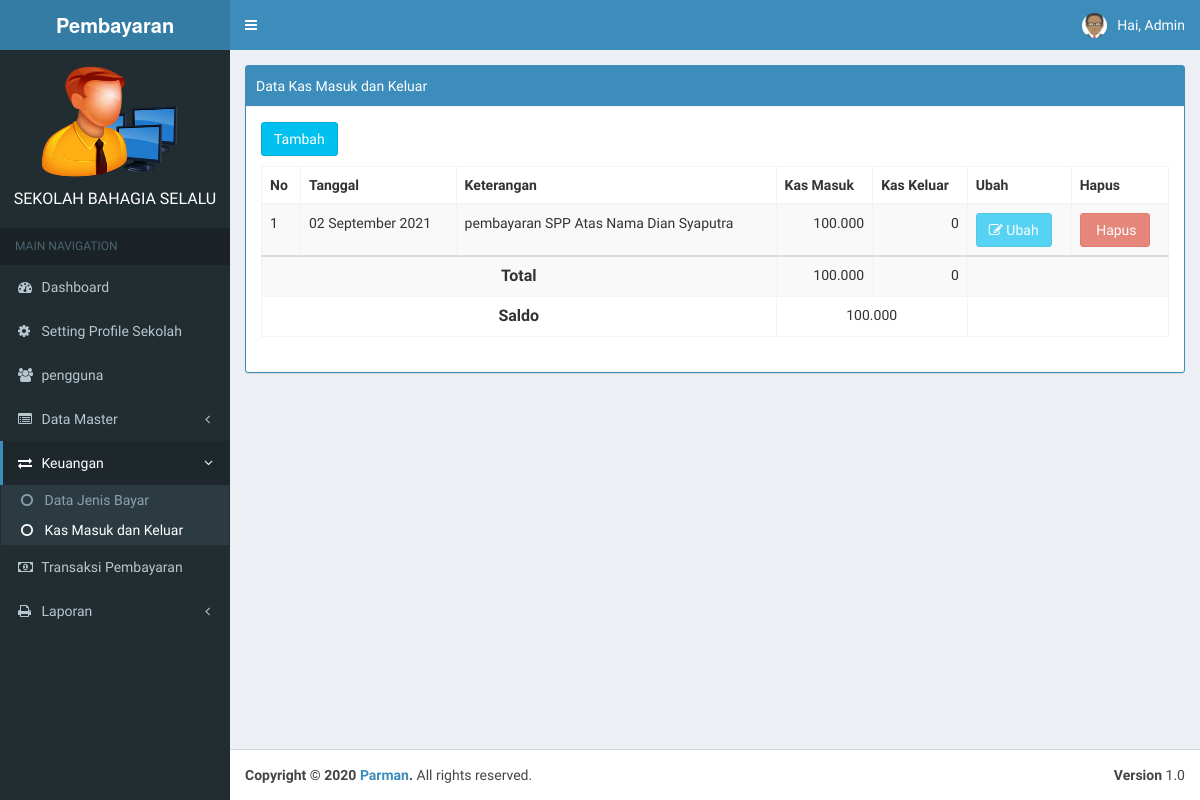
Page /index.php?page=kas (signed in) on the earlier database version.
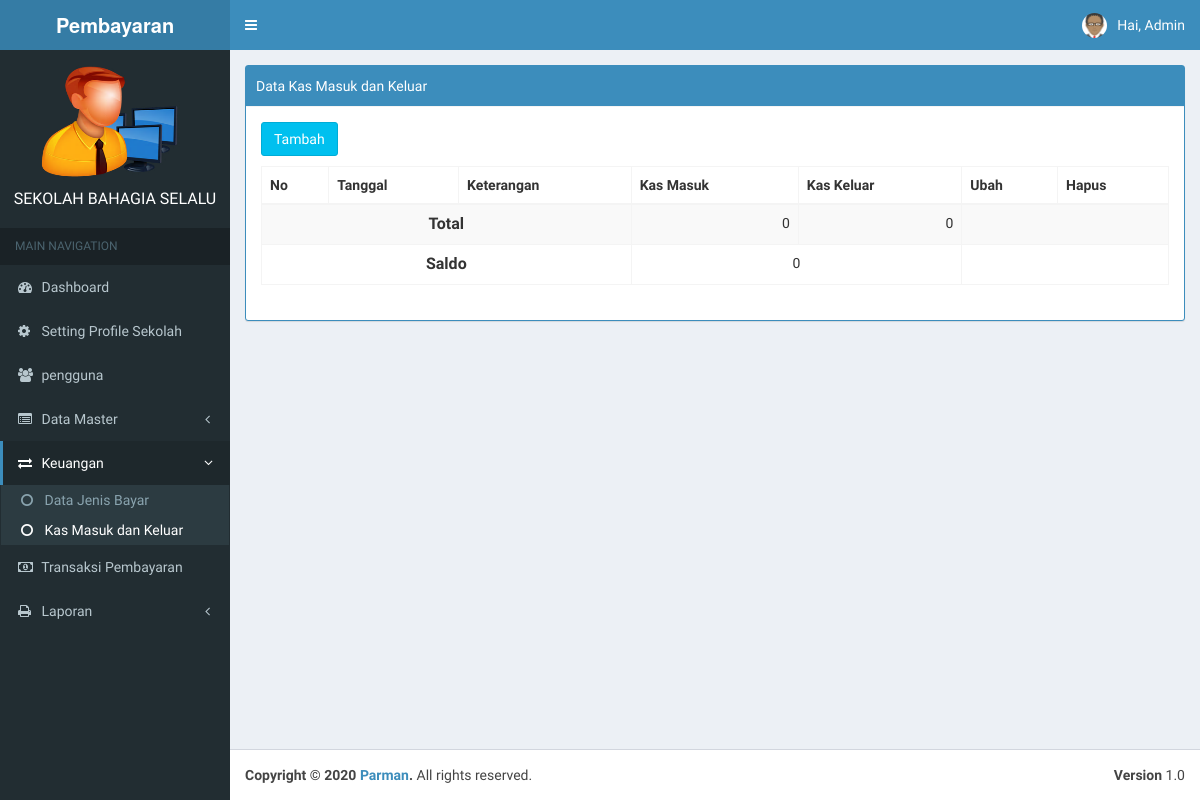
Same page on the later database version.
### tables this page shows
CREATE TABLE `tb_kas` (
  `id_kas` int(11) NOT NULL AUTO_INCREMENT,
  `id_transaksi` int(11) NOT NULL,
  `tgl_kas` date NOT NULL,
  `keterangan` varchar(255) NOT NULL,
  `penerimaan` int(11) NOT NULL,
  `pengeluaran` int(11) NOT NULL,
  `jenis_kas` varchar(15) NOT NULL,
  `status` int(11) NOT NULL,
  PRIMARY KEY (`id_kas`)
);

### index.php (the view, shortened to what the changed rows need)
<?php
          function tglIndonesia2($str){
             $tr   = trim($str);
             $str    = str_replace(array('Sun', 'Mon', 'Tue', 'Wed', 'Thu', 'Fri', 'Sat', 'January', 'February', 'March', 'April', 'May', 'June', 'July', 'August', 'September', 'October', 'November', 'December'), array('Minggu', 'Senin', 'Selasa', 'Rabu', 'Kamis', 'Jum\'at', 'Sabtu', 'Januari', 'Februari', 'Maret', 'April', 'Mei', 'Juni', 'Juli', 'Agustus', 'September', 'Oktober', 'November', 'Desember'), $tr);
             return $str;
         }
 if ($_SESSION['admin'] || $_SESSION['user']) {
?>
<!DOCTYPE html>
<html>
<head>
  <link rel="stylesheet" href="bootstrap/css/bootstrap.min.css">
  <link rel="stylesheet" href="https://cdnjs.cloudflare.com/ajax/libs/font-awesome/4.5.0/css/font-awesome.min.css">
  <link rel="stylesheet" href="https://cdnjs.cloudflare.com/ajax/libs/ionicons/2.0.1/css/ionicons.min.css">
   <link rel="stylesheet" href="plugins/datatables/dataTables.bootstrap.css">
  <link rel="stylesheet" href="dist/css/AdminLTE.min.css">
   <link rel="stylesheet" href="plugins/select2/select2.min.css">
  <link rel="stylesheet" href="dist/css/skins/_all-skins.min.css">
  <link rel="stylesheet" type="text/css" href="sw/dist/sweetalert.css">
</head>
<body class="hold-transition skin-blue sidebar-mini">
<div class="wrapper">
     <div class="content-wrapper">
    <section class="content-header">
      <?php include "include/isi.php"; ?>
    </section>
  </div>
</div>
</body>
</html>
<?php
      }else{
        header("location:login.php");
      }
 ?>

### page/kas/kas.php (shortened to what the changed rows need)
<div class="row">
    <div class="col-md-12">
        <div class="box box-primary box-solid">
            <div class="box-header with-border">
                 Data Kas Masuk dan Keluar
            </div>
            <div class="panel-body">
                <div class="table-responsive">
                    <table class="table table-striped table-bordered table-hover" id="example1">
               <button type="button" class="btn btn-info" style="margin-bottom: 10px;" data-toggle="modal" data-target="#modal-default">
               Tambah
              </button>
                <thead>
                <tr>
                  <th>No</th>
                  <th>Tanggal</th>
                  <th>Keterangan</th>
                  <th>Kas Masuk</th>
                  <th>Kas Keluar</th>
                  <th>Ubah</th>
                  <th>Hapus</th>
                </tr>
                </thead>
                <tbody>
                	<?php
                			$no = 1;
                			$sql = $koneksi->query("select * from tb_kas order by id_kas desc");
                			while ($data = $sql->fetch_assoc()) {
                      $status =$data['status'];
                      $t_masuk = $data['penerimaan'];
                      $t_Keluar = $data['pengeluaran'];
                      $total_masuk = $total_masuk+$t_masuk;
                      $total_keluar = $total_keluar+$t_Keluar;
                      $saldo = $total_masuk-$total_keluar;
                	 ?>
                <tr>
                  <td><?php echo $no++; ?></td>
                  <td><?php echo tglIndonesia2(date('d F Y', strtotime($data['tgl_kas']))) ?></td>
                  <td><?php echo $data['keterangan'] ?></td>
                  <td align="right"><?php echo number_format($data['penerimaan'],0,",",".") ?></td>
                  <td align="right"><?php echo number_format($data['pengeluaran'],0,",",".") ?></td>
                   <?php if ($status=="1") { ?>
                 <td>
                   <a href="#" type="button" class="btn btn-info" data-toggle="modal" data-target="#mymodal<?php echo $data['id_kas']; ?>"><i class="fa fa-edit"></i> Ubah</a>
                 </td>
                 <td>
                 	 <form  method="POST" >
                      <input type="hidden" name="id_kas" value="<?php echo $data['id_kas']; ?>">
                      <button onclick="return confirm('Apakah Anda Yakin Mengahpus Data Ini')" type="submit" name="hapus" class="btn btn-danger"><i class="fa fa-trash"></i> Hapus</button>
                   </form>
                 </td>
                 <?php }else{ ?>
                 	    <td>
                   <a href="#" disabled="" class="btn btn-info"><i class="fa fa-edit"></i> Ubah</a>
                 </td>
                 <td>
                 	  <a href="#" disabled="" class="btn btn-danger"><i class="fa fa-danger"></i> Hapus</a>
                 </td>
                 <?php } ?>
                </tr>
                <?php } ?>
            </tbody>
             <tr>
           	<td colspan="3" style="text-align: center; font-weight: bold; font-size: 16px">Total</td>
           	<td align="right"><?php echo number_format($total_masuk,0,",",".") ?></td>
           	<td align="right"><?php echo number_format($total_keluar,0,",",".") ?></td>
           	<td colspan="2" align="center"></td>
           </tr>
           <tr>
           	<td colspan="3" style="text-align: center; font-weight: bold; font-size: 16px">Saldo</td>
           	<td colspan="2" align="center"><?php echo number_format($saldo,0,",",".") ?></td>
           	<td colspan="2" align="center"></td>
           </tr>
        </table>
    </div>
</div>
</div>

Differences in the rows shown:
removed tb_kas: tgl_kas "02 September 2021", keterangan "pembayaran SPP Atas Nama Dian Syaputra", penerimaan "100.000", pengeluaran "0", status 0 (drawn)
Other differences:
$total_masuk: "100.000" → "0"
$saldo: "100.000" → "0"
